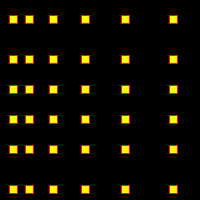
Frame 1 (no input)
Frame 60 (the mouse pressed at the canvas centre just before this capture): identical to frame 1, image omitted
Frame 120 (the mouse held since frame 60 and released just before this capture): identical to frame 1, image omitted

The Processing sketch that drew this single still picture (run headless with seeded random() and noise(); from frame 60 on, the mouse is pressed at the canvas centre):

// Processing sketch: processing_93121
// ── processing_93121.pde

void setup() {
  size (200, 200);
  background (0);
}
void draw() {
    int y=3;
    stroke (255, 8,28);
    fill (y*83, y+253,8);
  while (y<=255) {
    rect (y*y, 15, 8, 8);
    rect (y*y, 55, 8, 8);
    rect (y*y,85, 8, 8);
     rect (y*y, 115, 8, 8);
     rect (y*y, 145, 8, 8);
     rect (y*y, 185, 8, 8);
       
y=y+2;
  }
}
